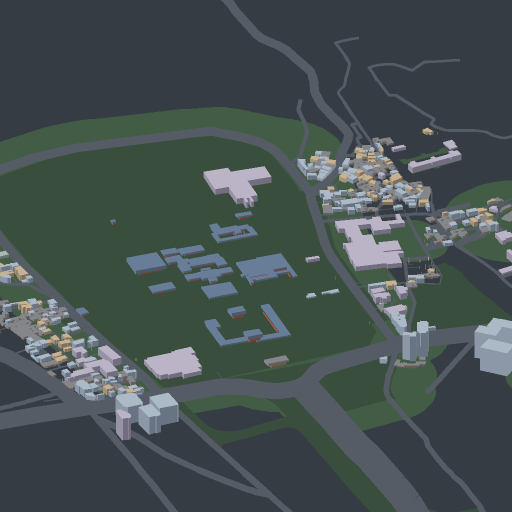
#> input picture prototype2/inputs/source/base_rgb.png, 1024 x 1024 px (shown at 1/2 size)
$ python -i dense_snapshot.py   (imports and definitions only)
#> lines starting #> are read from the running program, lines starting #| are printed output that depends on the picture
"""Export a reviewed dense map into bounded public tiles and cropped object assets."""
import argparse
from pathlib import Path
from shutil import copyfile
from copy import deepcopy
from PIL import Image, ImageChops
from city_snapshot import P2, DEST, read, write, sha

GATES = ('capturePassed','firstPairPassed','geometryPassed','seamsPassed','landmarksPassed')

def export(source, dest, *, review_only=False):
    d=read(source/'delivery.json')
    if (d.get('width'),d.get('height'))!=(4608,3072): raise ValueError('Dense scope changed')
    if review_only:
        if (P2/'work').resolve() not in dest.resolve().parents: raise ValueError('Review snapshots must stay in local work directory')
    elif not all(d.get('acceptance',{}).get(k) is True for k in GATES): raise ValueError('Dense release acceptance incomplete')
    if dest.exists(): raise ValueError('Use a new output directory; never overwrite a delivered snapshot')
    def src(name):
        p=(source/name).resolve()
        if source.resolve() not in p.parents or p.suffix.lower()!='.png': raise ValueError('Invalid public asset')
        return p
    background=Image.open(src(d['background'])).convert('RGB')
    if background.size!=(4608,3072): raise ValueError('Background dimensions changed')
    ids={l['id'] for l in d['landmarks']}
    if ids!={'gwanghwamun','jongno-tower','bosingak'} or len(d['landmarks'])!=3: raise ValueError('Three landmarks required')
    dest.mkdir(parents=True)
    for level in [.25,.5,1]:
        image=background if level==1 else background.resize((int(4608*level),int(3072*level)),Image.Resampling.NEAREST)
        directory=dest/'tiles'/str(level if level!=1 else 1);directory.mkdir(parents=True)
        for y in range(0,image.height,512):
            for x in range(0,image.width,512): image.crop((x,y,min(x+512,image.width),min(y+512,image.height))).save(directory/f'{x//512}_{y//512}.png')
        if level==.25:image.save(dest/'preview.png')
    landmarks=[]
    for l in d['landmarks']:
        item={k:l[k] for k in ['id','rect','anchor','occluder_id']};item.update(mode='independent',reveal_only=bool(l.get('reveal_only')))
        for kind in ['sprite','hit']:
            im=Image.open(src(l[kind]));im.load()
            if im.size!=tuple(l['rect'][2:]): raise ValueError('Cropped object dimensions mismatch')
            if kind=='sprite' and im.mode!='RGBA': raise ValueError('Real landmark alpha required')
            name=f"{l['id']}_{kind}.png";copyfile(src(l[kind]),dest/name);item[kind]=name
        landmarks.append(item)
    minimap=background.convert('RGBA')
    for item in landmarks:
        if not item['reveal_only']:
            minimap.alpha_composite(Image.open(dest/item['sprite']).convert('RGBA'),tuple(item['rect'][:2]))
    minimap.resize((1152,768),Image.Resampling.NEAREST).convert('RGB').save(dest/'minimap.png')
    reveal={k:d['reveal'][k] for k in ['targetId','rect']};reveal['geometryVerified']=False
    for kind in ['underlay','mask']:
        im=Image.open(src(d['reveal'][kind]));im.load()
        if im.size!=tuple(reveal['rect'][2:]): raise ValueError('Reveal dimensions mismatch')
        name=f'bosingak_{kind}.png';copyfile(src(d['reveal'][kind]),dest/name);reveal[kind]=name
    if d['reveal'].get('foregroundMask'):
        im=Image.open(src(d['reveal']['foregroundMask']))
        if im.mode!='L' or im.size!=tuple(reveal['rect'][2:]): raise ValueError('Invalid foreground mask')
        if ImageChops.multiply(im,ImageChops.invert(Image.open(dest/reveal['mask']).convert('L'))).getbbox(): raise ValueError('Foreground exceeds reveal mask')
        reveal['foregroundMask']='bosingak_foreground.png';copyfile(src(d['reveal']['foregroundMask']),dest/reveal['foregroundMask'])
    if d['reveal'].get('auto') is True: reveal['auto']=True
    target=next(l for l in landmarks if l['id']=='bosingak')
    tx,ty,tw,th=target['rect'];rx,ry,rw,rh=reveal['rect']
    if not (rx<=tx and ry<=ty and tx+tw<=rx+rw and ty+th<=ry+rh): raise ValueError('Bosingak crop outside reveal area')
    coverage=Image.new('L',tuple(reveal['rect'][2:]));sprite=Image.open(dest/target['sprite'])
    coverage.paste(sprite.getchannel('A'),(target['rect'][0]-reveal['rect'][0],target['rect'][1]-reveal['rect'][1]))
    mask=Image.open(dest/reveal['mask']).convert('L')
    if ImageChops.multiply(coverage,ImageChops.invert(mask)).getbbox(): raise ValueError('Bosingak sprite exceeds reveal mask')
    for f in ['traveler.png','car_se.png','car_nw.png']:copyfile(DEST/f,dest/f)
    names={'gwanghwamun':'광화문','jongno-tower':'종로타워','bosingak':'보신각'}
    traffic=deepcopy(d['traffic']);occluders=traffic.get('occluders',[]);seen=set()
    if not isinstance(occluders,list) or len(occluders)>32: raise ValueError('Invalid traffic occluders')
    for i,item in enumerate(occluders):
        rect=item.get('rect',[]);ident=item.get('id');lanes=item.get('lanes',[])
        if (not isinstance(ident,str) or not ident or ident in seen or len(rect)!=4 or
            not all(type(v) is int for v in rect) or min(rect[:2])<0 or min(rect[2:])<=0 or
            rect[0]+rect[2]>4608 or rect[1]+rect[3]>3072 or
            not isinstance(lanes,list) or not lanes or any(id not in [l['id'] for l in traffic['lanes']] for id in lanes)):
            raise ValueError('Invalid traffic occlusion placement')
        seen.add(ident)
        with Image.open(src(item['mask'])) as mask:
            if mask.mode!='L' or mask.size!=tuple(rect[2:]) or not mask.getbbox(): raise ValueError('Invalid traffic mask')
        name=f'traffic_occlusion_{i}.png';copyfile(src(item['mask']),dest/name);item['mask']=name
    overlay={'landmarks':landmarks,'spots':[{'id':l['id'],'title':names[l['id']],'xy':l['anchor']} for l in landmarks],
             'reveal':reveal,'route':d['route'],'traffic':traffic,'occluders':[]}
    write(dest/'overlay.json',overlay)
    data=read(DEST/'places.json')
    for l in data['landmarks']:
        l['mapSpotId']=next((id for id,name in names.items() if l['name']==name),None)
        if l['name']=='보신각':l['geometryStatus']='estimated'
    write(dest/'places.json',data)
    manifest={'version':1,'kind':'city-dense-pilot','run_id':d['run_id'],'testFixture':bool(d.get('testFixture')),'reviewOnly':review_only,'width':4608,'height':3072,
              'tile_size':512,'levels':[.25,.5,1],'preview':'preview.png','minimap':'minimap.png','overlay':'overlay.json','character':'traveler.png',
              'initialView':{'center':next(l['anchor'] for l in landmarks if l['id']=='gwanghwamun'),'scale':.5},
              'asset_sha256':{str(p.relative_to(dest)):sha(p) for p in sorted(dest.rglob('*')) if p.is_file()}}
    write(dest/'manifest.json',manifest)
    write(dest/'build.json',{'acceptance':d['acceptance'],'visualAcceptance':d.get('visualAcceptance',{}),'reviewOnly':review_only,'deliverySha256':sha(source/'delivery.json'),'publicRightsApproved':False})
    return {'files':len(manifest['asset_sha256']),'manifestSha256':sha(dest/'manifest.json')}

# [2 lines not run here, left out]

>>> import cv2
>>> picture = cv2.imread('../inputs/source/base_rgb.png', cv2.IMREAD_GRAYSCALE)
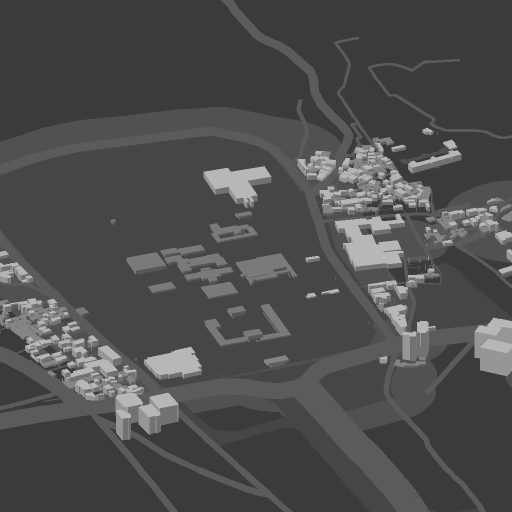
#> picture: shape (1024, 1024) (shown at 1/2 size); min 59, max 183, mean 77.7
>>> result = export(picture, 'out.png')
#> (the run stopped early here; a loop or call above may not have finished)

$ run again, on prototype2/eval/contact_s1.png
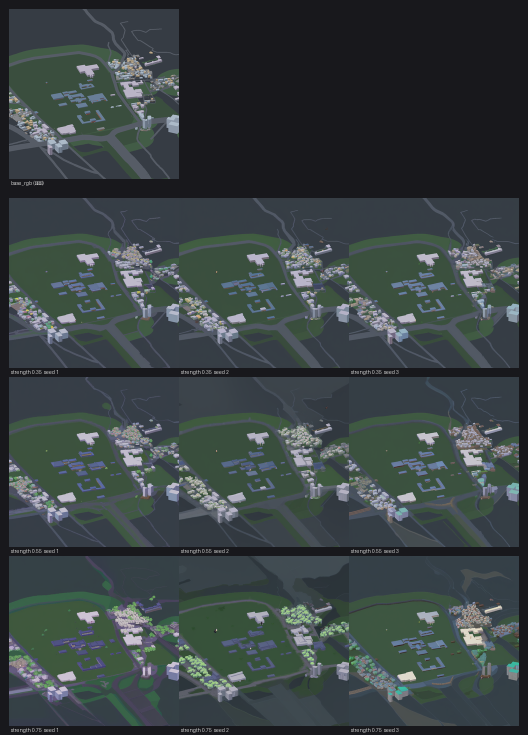
#> input picture prototype2/eval/contact_s1.png, 1056 x 1470 px (shown at 1/2 size)
#> `picture = cv2.imread('../inputs/source/base_rgb.png', cv2.IMREAD_GRAYS..`:
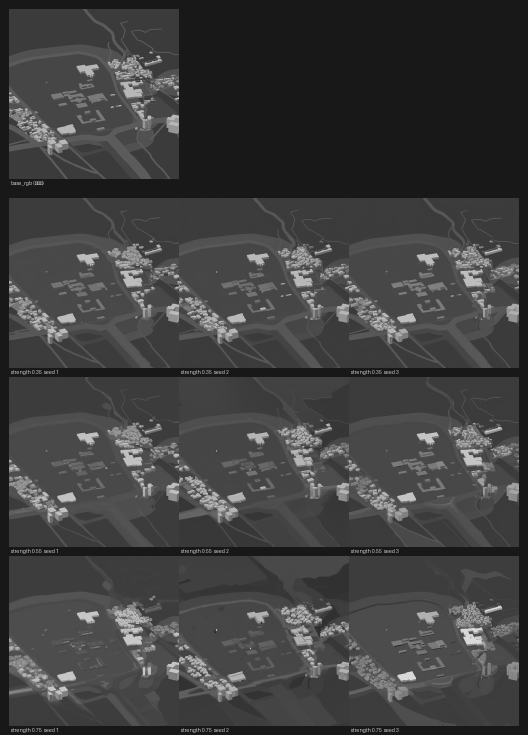
#> picture: shape (1470, 1056) (shown at 1/2 size); min 21, max 250, mean 63.7
